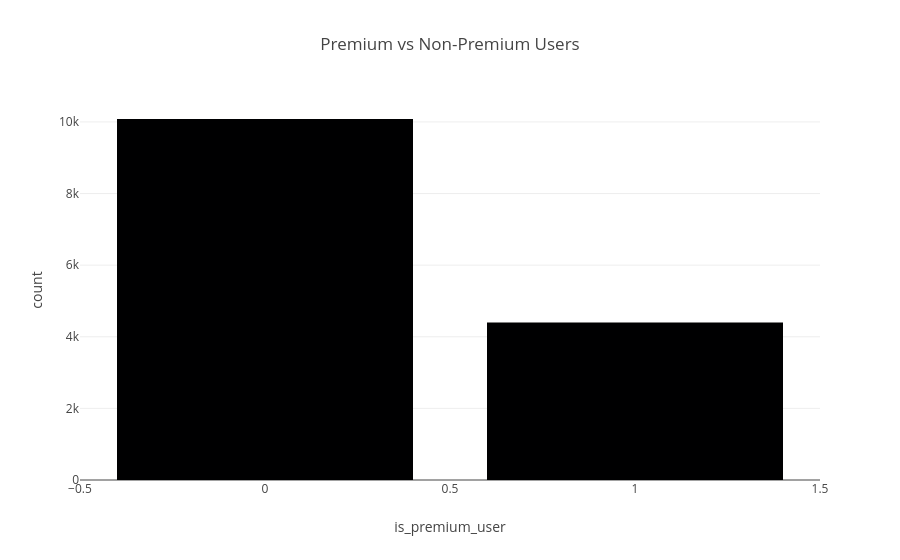

Source (notebook cell):
### Code cell
px.bar(
    df['is_premium_user'].value_counts().reset_index(),
    x='is_premium_user',
    y='count',
    title='Premium vs Non-Premium Users'
)

### Figure 1 — Plotly figure (JSON) as saved in the notebook; plotly's stock layout.template omitted (floating-point values rounded to 4 significant figures)
{"data": [{"hovertemplate": "is_premium_user=%{x}<br>count=%{y}<extra></extra>", "legendgroup": "", "marker": {"color": "#000001", "pattern": {"shape": ""}}, "name": "", "orientation": "v", "showlegend": false, "textposition": "auto", "type": "bar", "x": [0, 1], "xaxis": "x", "y": [10082, 4402], "yaxis": "y"}], "layout": {"barmode": "relative", "legend": {"tracegroupgap": 0}, "title": {"text": "Premium vs Non-Premium Users"}, "xaxis": {"anchor": "y", "domain": [0, 1], "title": {"text": "is_premium_user"}}, "yaxis": {"anchor": "x", "domain": [0, 1], "title": {"text": "count"}}}}
